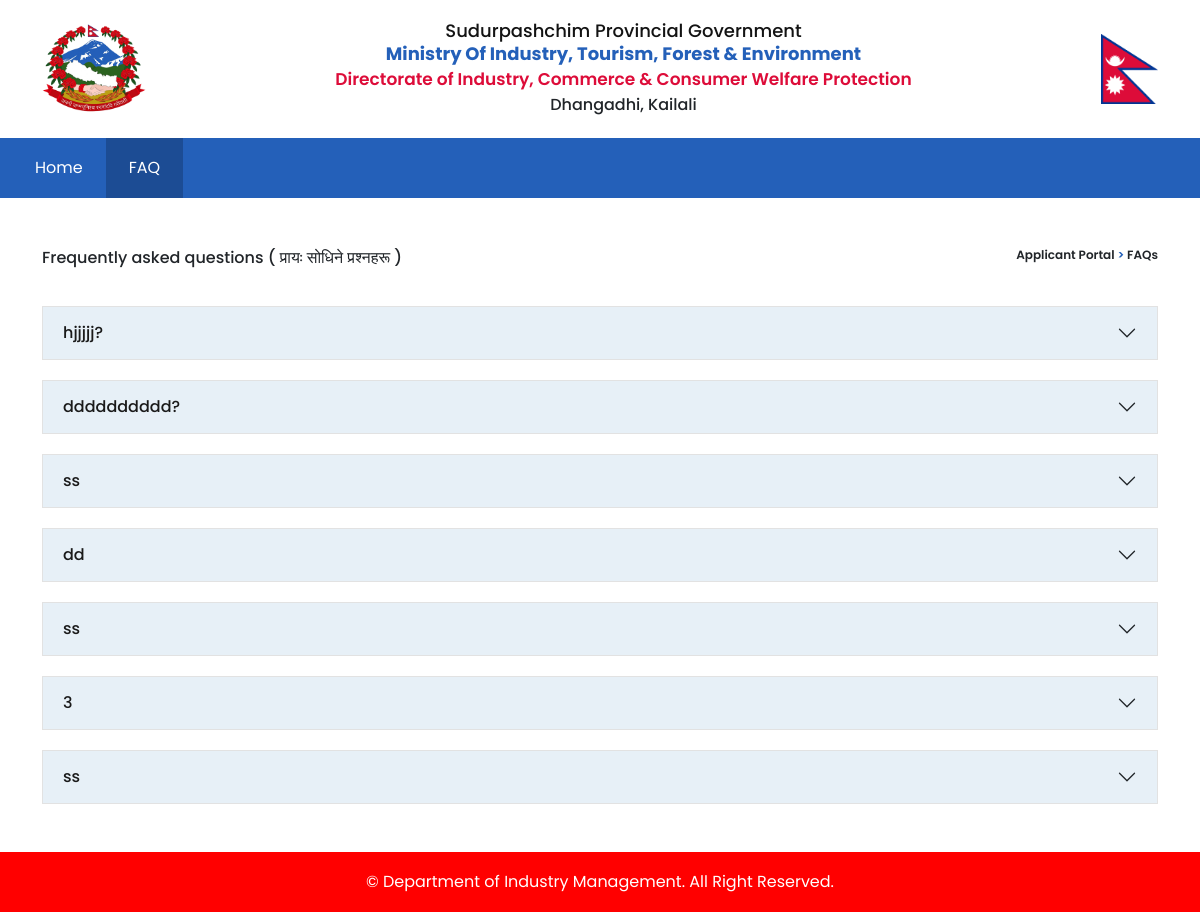
Before: /faq/display/ with the older database file.
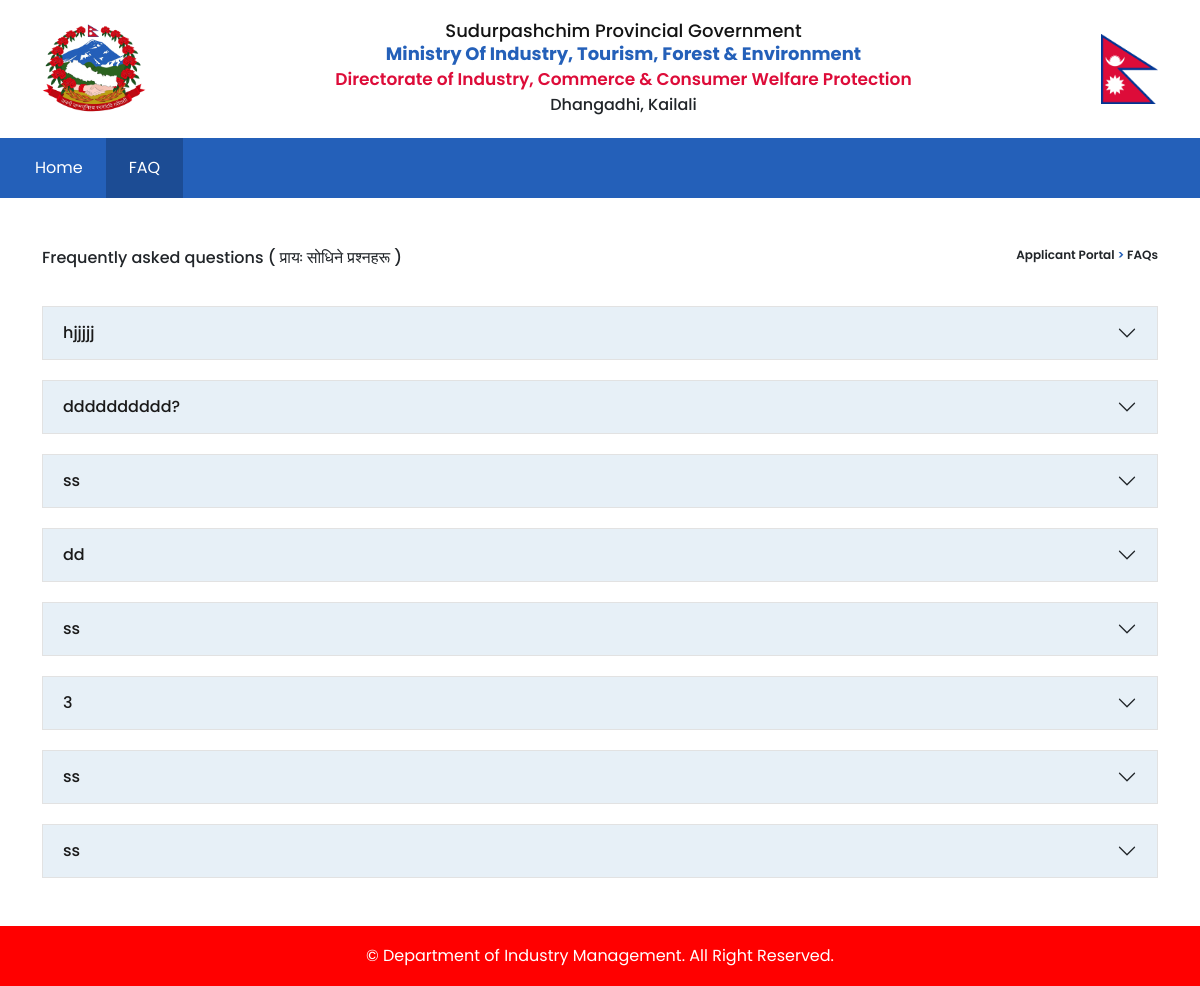
After: the same page with the newer database file.
### faq/models.py (models this page shows)
class Faq(models.Model):
    question = models.CharField(max_length=255)
    answer = models.TextField(max_length=600)

### faq/views.py (the view)
# urls.py: path('faq/display/', views.faq_display, name="faq-display"),
def faq_display(request):
    faq = Faq.objects.all()
    context = {'faq': faq}
    return render(request, 'faq/display.html', context)

### templates/faq/display.html (shortened to what this page needs)
{% extends "layout/base.html" %}
{% load static %}
{% block container %}
<div class="container my-5" style="min-height: 63vh;">
    <div class="cng-pw-title d-flex justify-content-between mt-4">
        <p>Frequently asked questions <span>( प्रायः सोधिने प्रश्नहरू )</span>
        </p>
        <div class="kit-text-navigation">
            <p>Applicant Portal<span> > </span> FAQs
            </p>
        </div>
    </div>
    {% for f in faq %}
    <div class="accordion accordion-flush" id="accordionFlushExample">
        <div class="accordion-item">
        <h2 class="accordion-header">
            <button class="accordion-button collapsed" type="button" data-bs-toggle="collapse" data-bs-target="#flush-collapse{{ f.pk }}" aria-expanded="false" aria-controls="flush-collapse{{ f.pk }}">
            {{ f.question }}
            </button>
        </h2>
        </div>
    </div>
    {% endfor %}
</div>
{% endblock %}

Changed rows visible on the page:
changed Faq: question "hjjjjj?" → "hjjjjj"
added Faq: question "ss"
